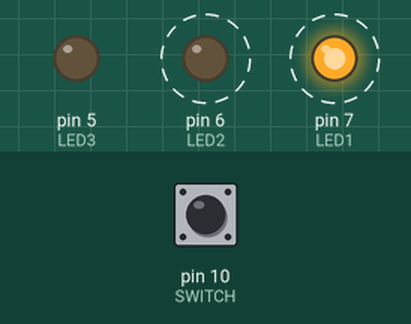
A sketch run on a simulated Arduino Uno, built with avr-gcc and run on an emulated ATmega328P. Shown: output pins drawn as LEDs (lit = HIGH). Dashed ring = blinking. The test bench sets the inputs (shaded band); at power-on: pin 10 (SWITCH) HIGH.

Above: at 1.2 s.
1.3 s: pin 10 (SWITCH) pulled LOW for 0.15 s
At 1.37 s:
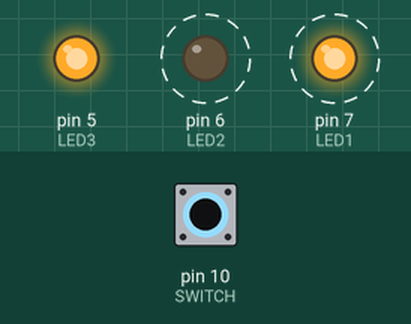
4.3 s: pin 10 (SWITCH) pulled LOW for 1 s
At 6.8 s:
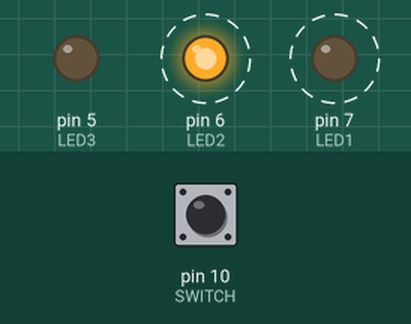
7.3 s: pin 10 (SWITCH) pulled LOW for 3.2 s
At 8.6 s:
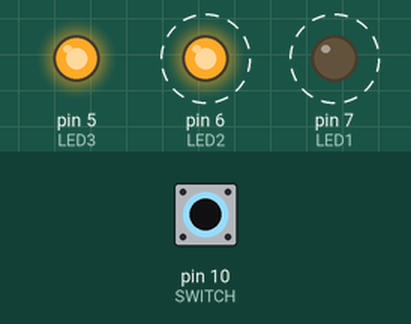
Timing chart, 0 to 18.0 s (numbered marks = the images above; inputs shaded):
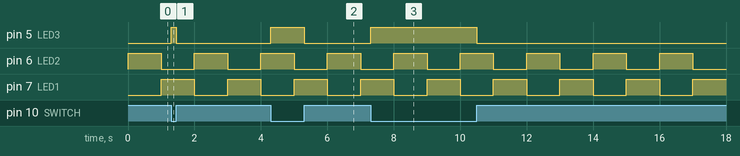

The sketch:

HW1.ino
```cpp
/*
LED1 010101
LED2 101010
이런식으로 서로 교차되게 켜지고
스위치를 누르면 LED3가 켜지게 설계하기
*/


const int LED1 = 7;
const int LED2 = 6;
const int LED3 = 5;
const int SWITCH = 10;

/**********LED1, LED2**********/
unsigned long pre_millis = 0;
int LED_state = 1;
/*************************/

void setup() {
  pinMode(LED1, OUTPUT);
  pinMode(LED2, OUTPUT);
  pinMode(LED3, OUTPUT);
  pinMode(SWITCH, INPUT);
  digitalWrite(LED2, HIGH); // 처음 1초용
}

void loop() {
  //LED1, LED2
  unsigned long cur_millis = millis();
  if(cur_millis - pre_millis >= 1000)
  {
    pre_millis = cur_millis;
    digitalWrite(LED1, LED_state);
    digitalWrite(LED2, LED_state^1);
    LED_state ^= 1;      // XOR 이용해서 토글
  }

  //LED3    //풀업저항 따라서 누르면 LOW
  (digitalRead(SWITCH)==LOW)?(digitalWrite(LED3, HIGH)):(digitalWrite(LED3, LOW));

}
```

Measured:
- after the input at 1.3 s, pin 5 (LED3): LOW → HIGH at once, → LOW 0.15 s later
- after the input at 4.3 s, pin 5 (LED3): LOW → HIGH at once, → LOW 1.0 s later
- after the input at 7.3 s, pin 5 (LED3): LOW → HIGH at once, → LOW 3.2 s later
- by itself, pin 6 (LED2), pin 7 (LED1): alternates HIGH for 1.0 s and LOW for 1.0 s
